Frame 1 (no input): blank canvas, image omitted
Frame 60 (the mouse pressed at the canvas centre just before this capture): blank canvas, image omitted
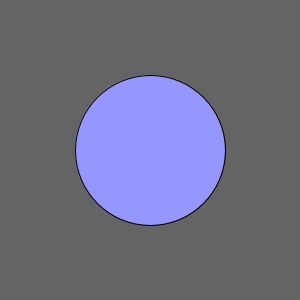
Frame 120 (the mouse held since frame 60 and released just before this capture)

The Processing sketch whose frames 1 and 60 were blank and that drew this single picture after the mouse press (run headless with seeded random() and noise(); from frame 60 on, the mouse is pressed at the canvas centre):

// Processing sketch: sketch_260325b
// ── sketch_260325b.pde
void setup()
{
  size(300,300);
}

void draw()
{
  background(100,100,100);
  float x = mouseX;
  float y = mouseY;
  fill(x,y,x*y);
  ellipse(x,y,x,y);
}
